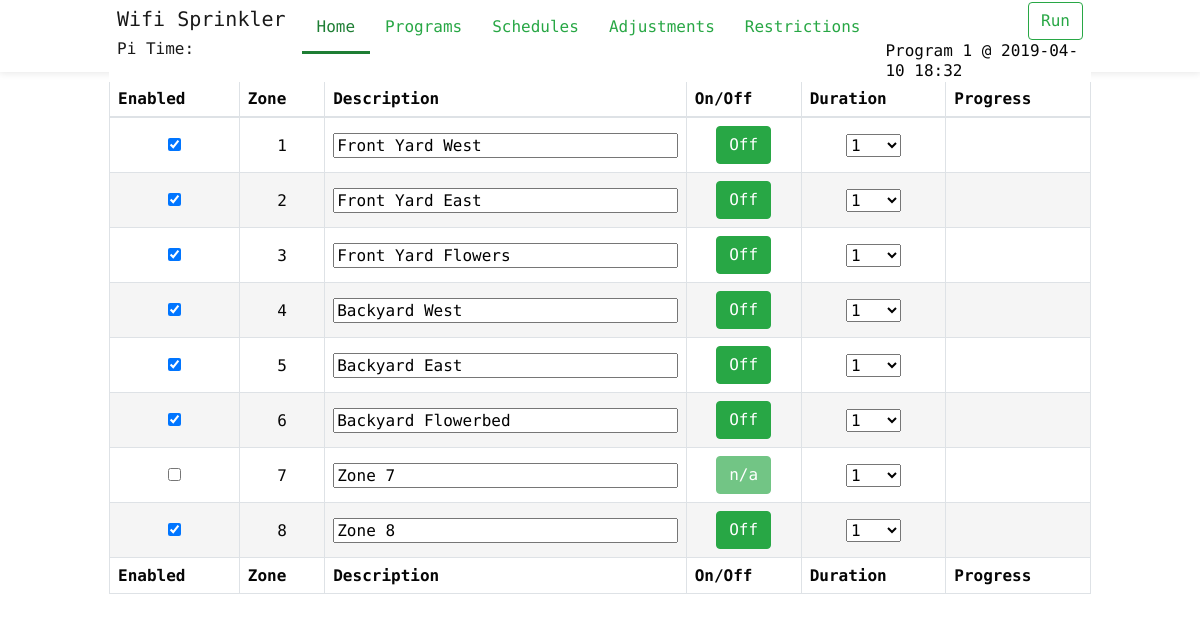
The page / on the database its author committed.
### main.py (models this page shows)
class Program(db.Model):
	__tablename__ = 'Program'
	program_id = db.Column(db.Integer, primary_key=True)
	description = db.Column(db.String(120), unique=False, nullable=True)
	enabled = db.Column(db.Boolean)
	program_zones = db.relationship('Program_Zones', backref='program', cascade="all, delete-orphan")
	program_run = db.relationship('Program_Run', backref='program', cascade="all, delete-orphan")
	program_schedule = db.relationship('Program_Schedule', backref='program', cascade="all, delete-orphan")
	program_adjustment = db.relationship('Program_Adjustment', backref='program', cascade="all, delete-orphan")
	program_restriction = db.relationship('Program_Restriction', backref='program', cascade="all, delete-orphan")

class Zone(db.Model):
	__tablename__ = 'Zone'
	zone_id = db.Column(db.Integer, primary_key=True)
	description = db.Column(db.String(120), unique=False, nullable=True)
	enabled = db.Column(db.Boolean)
	program_zones = db.relationship('Program_Zones', backref='zone')

### main.py (the view)
@app.route("/")
def index():
	zones = Zone.query.all()
	next_progam_run = GetNextProgamRun()
	return render_template('index.html', zones=zones, next_progam_run=next_progam_run, curent_page='Home')

### main.py (called while the page is built)
@app.context_processor
def utility_processor():
	return dict(isAllowedTime=isAllowedTime )

@app.template_filter('datetimeformat')
def datetimeformat(value, format='%Y-%m-%d %H:%M'):
	return value.strftime(format)

### templates/index.html (shortened to what this page needs)
{% extends 'layout.html' %}
{% from "_macros.html" import duration %}
{% block body %}
		<div class="container" >
			<div class="row">
				<div id="zone_div" class="col-lg-12">
					<table class="table table-bordered dataTable" id="dataTable" cellspacing="0"  width="100%">
						<thead>
							<tr role="row">
							<th >Enabled</th>
							<th class="td-select">Zone</th>
							<th >Description</th>
							<th id="ZoneOnOffSpan">On/Off</th>
							<th >Duration</th>
							<th >Progress</th>
						</thead>
						<tfoot>
							<tr>
								<th >Enabled</th>
								<th class="td-select">Zone</th>
								<th >Description</th>
								<th id="ZoneOnOffSpan">On/Off</th>
								<th >Duration</th>
								<th >Progress</th>
							</tr>
						</tfoot>
						<tbody>
						  {% for zone in zones %}
						  	{% if zone.zone_id % 2 == 0 %}
						    <tr role="row" class="RowEven">
						    {% else %}
						    <tr role="row" class="RowOdd">
						    {% endif %}
						      <td >
						        {% if zone.enabled %}
						          <input type="checkbox" id="chk_{{zone.zone_id}}" name="chk_{{zone.zone_id}}" checked>
						        {% else %}
						          <input type="checkbox" id="chk_{{zone.zone_id}}" name="chk_{{zone.zone_id}}">
						        {% endif %}
						      </td>
						      <td class="td-select">{{ zone.zone_id }}</td>
						      <td id="ZoneDescriptionSpan"><input type="text" id="desc_{{ zone.zone_id }}" value="{{ zone.description }}"></td>
						      {% if zone.enabled %}
						        <td id=""><button class="btn btn-success" type='button' value=0 id='{{ zone.zone_id }}'>Off</button></td>
						      {% else %}
						        <td id=""><button class="btn btn-success" type='button' value=0 id='{{ zone.zone_id }}' disabled>n/a</button></td>
						      {% endif %}
						      <td>{{ duration(zone.zone_id, 0) }}</td>
						      <td><span id="progress_div_{{zone.zone_id}}"></span></td>
						   	</tr>
						  {% endfor %}
						</tbody>
					</table>
				</div>
			</div>
		</div>
	</body>
</html>
{% endblock %}

### templates/layout.html (shortened to what this page needs)
<!doctype html>
<html lang="">
	<head>
		<link rel="stylesheet" href="{{ url_for('static', filename='css/bootstrap.min.css') }}">
		<link rel="stylesheet" href="{{ url_for('static', filename='css/wifi-sprinkler.css') }}">
		<link rel="stylesheet" href="//code.jquery.com/ui/1.12.1/themes/base/jquery-ui.css">
	</head>
	<body class="home with-promo">
		<header class="fixed-top">
			<div class="headerLightBox">
				<div class="container" >
					<nav class="navbar navbar-toggleable-md navbar-light">
						<div class="logo">
							<a class="navbar-brand" href="/">
								<h5>Wifi Sprinkler</h6>
								<h6>Pi Time: <Pi Time: <span id='time_value' class="label" ></h6>
							</a>
						</div>
						<div class="navigation">
							<ul class="nav navbar-left">
								<li class="nav-item {{'active' if curent_page=='Home'}} tf-menu">
									<a class="nav-link" href="/">Home</a>
								</li>
								<li class="nav-item {{'active' if curent_page=='Programs'}} tf-menu">
									<a class="nav-link" href="/programs">Programs</a>
								</li>
								<li class="nav-item {{'active' if curent_page=='Schedules'}} tf-menu">
									<a class="nav-link" href="/schedules">Schedules</a>
								</li>
								<li class="nav-item {{'active' if curent_page=='Adjustments'}} tf-menu">
									<a class="nav-link" href="/adjustments">Adjustments</a>
								</li>
								<li class="nav-item {{'active' if curent_page=='Restrictions'}} tf-menu">
									<a class="nav-link" href="/restrictions">Restrictions</a>
								</li>
							</ul>
							<ul class="nav navbar-right justify-content-end">
								<li>
									<button class="btn btn-outline-success my-2 my-sm-0 start_stop_btn" type="button" id="">Run</button>
								</li>
								{% if next_progam_run.program is not none %}
								<li>
									<div style="padding-left: 10px;">
										<span class="middle">
										{{next_progam_run.program}}{{' @ ' + next_progam_run.run_datetime|datetimeformat if next_progam_run.program_id != 0 else ''}}
									</span>
									</div>
								</li>
								{% endif %}
							</ul>
						</div>
					</nav>
				</div>
			</div>
		</header>
		{% block body %}{% endblock %}

### templates/_macros.html (shortened to what this page needs)
{% macro duration(id, value, enabled=True) %}
<select id ="select_{{ id }}" style="width:55px;" {{'' if enabled else 'disabled'}}>
	{% for n in range(1, 61, 1) %}
		<option value='{{n}}' {{'selected' if value==n else ''}}>{{n}}</option>
	{% endfor %}
</select>
{% endmacro %}

### static/css/wifi-sprinkler.css (style rules this page uses)
.container { padding-left: 5px; padding-right: 5px; }
.middle { vertical-align: middle;margin: auto; }
.RowOdd { background-color: #FFF; text-align: center; }
.RowEven { background-color: #F5F5F5; text-align: center; }
.table-bordered td, .table-bordered th { vertical-align: middle; }
#ZoneDescriptionSpan input { width:100%; }
@media (min-width: 720px) { .td-select { display:table-cell !important; } }
@media (min-width: 720px) { .table-bordered td, .table-bordered th { padding: .50rem; } }
html { font-size: 16px; font-family: "Encode Sans"!important; line-height: 1.15; -ms-text-size-adjust: 100%; -webkit-text-size-adjust: 100%; -webkit-font-smoothing: antialiased; box-sizing: border-box; -ms-overflow-style: scrollbar; }
body { font-family: "Encode Sans"!important; font-size: 1rem; font-weight: 400; line-height: 1.2; text-align: left; background-color: #fff; margin: 0; margin-top: 80px; color: #060606; -webkit-font-smoothing: antialiased; text-rendering: optimizeLegibility; height: auto; }
.fixed-bottom, .fixed-top { position: fixed; right: 0; z-index: 1030; left: 0; }
.container, .container-fluid { position: relative; margin-left: auto; margin-right: auto; height: 100%; }
header { background: #fff; z-index: 1; }
header .headerLightBox { box-shadow: 0 0 8px 1px rgba(0,0,0,.1); z-index: 1; position: relative; height: 72px; }
.navbar { width: 100%; overflow: hidden; background-color: #fff; top: 0; padding: .1rem 0.5rem; }
header .navigation { width: 100%; }
header .navbar .nav>li { float: left; }
header .logo { display: flex; -webkit-box-pack: center; -webkit-justify-content: center; -ms-flex-pack: center; justify-content: center; -webkit-box-align: center; -webkit-align-items: center; -ms-flex-align: center; align-items: center; margin: auto; }
header .navbar .nav.navbar-left>li>a { font-size: 1rem; padding: 15px 15px 15px; }
@media (min-width: 1200px) { header .logo { margin-left: 0px; margin-top: 0px; } }
@media (min-width: 992px) { header .logo { margin-right: 0px; margin-top: 0px; } }
@media (min-width: 576px) { .container { max-width: 540px; } }
@media (min-width: 768px) { .container { max-width: 720px; } }
@media (min-width: 992px) { .container { max-width: 992px; } }
@media (min-width: 992px) { header .navbar .nav.navbar-left { display: block; } }
@media (min-width: 992px) { header .navbar .nav.navbar-right { display: -webkit-box; display: -webkit-flex; display: -ms-flexbox; display: flex; -webkit-box-align: center; -webkit-align-items: center; -ms-flex-align: center; align-items: center; } }
@media (min-width: 992px) { .navbar-toggleable-md, .navbar-toggleable-md .navbar-nav { -webkit-box-orient: horizontal; -webkit-box-direction: normal; } }
@media (min-width: 992px) { .navbar-toggleable-md { -webkit-flex-direction: row; -ms-flex-direction: row; flex-direction: row; -webkit-flex-wrap: nowrap; -ms-flex-wrap: nowrap; flex-wrap: nowrap; -webkit-box-align: center; -webkit-align-items: center; -ms-flex-align: center; align-items: center; } }
@media (min-width: 992px) { a { color: #28a745; } }
@media (min-width: 992px) { li.active > a { color: #1e7e34; } }
@media (min-width: 992px) { li.active { border-bottom: 3px solid #1e7e34; -webkit-transform: scaleX(1); -ms-transform: scaleX(1); transform: scaleX(1); } }

### rows shown on the page
Program: program "Program 1"
Zone: zone_id "1", description "Front Yard West"
Zone: zone_id "2", description "Front Yard East"
Zone: zone_id "3", description "Front Yard Flowers"
Zone: zone_id "4", description "Backyard West"
Zone: zone_id "5", description "Backyard East"
Zone: zone_id "6", description "Backyard Flowerbed"
Zone: zone_id "7", description "Zone 7"
Zone: zone_id "8", description "Zone 8"

### other values the page prints
form field value "1"
